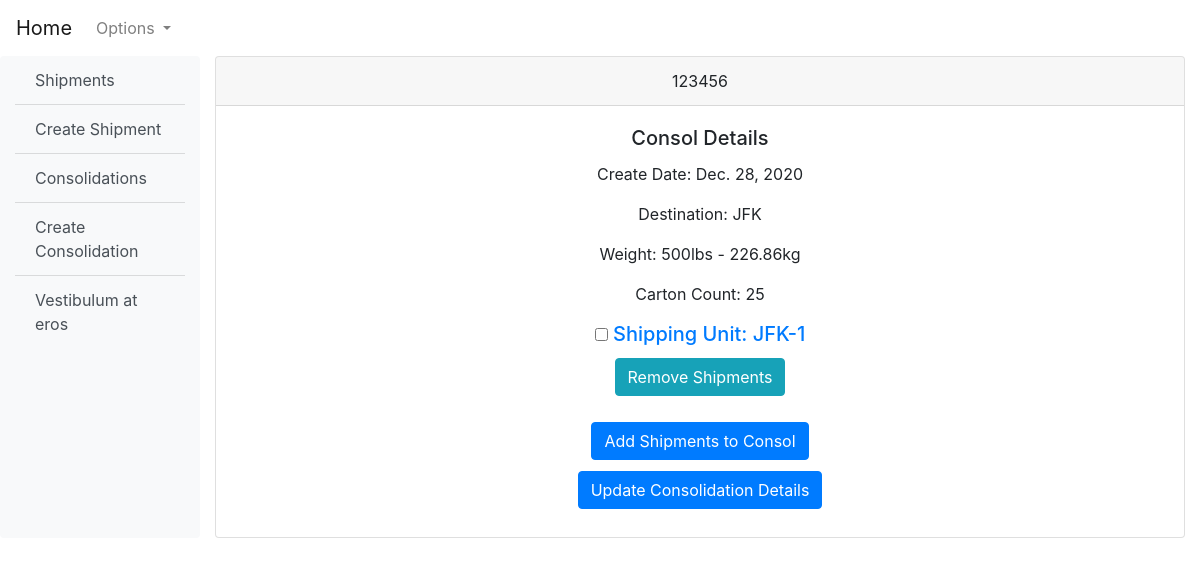
Page /shipments/consolidation/123456/ on the earlier database version.
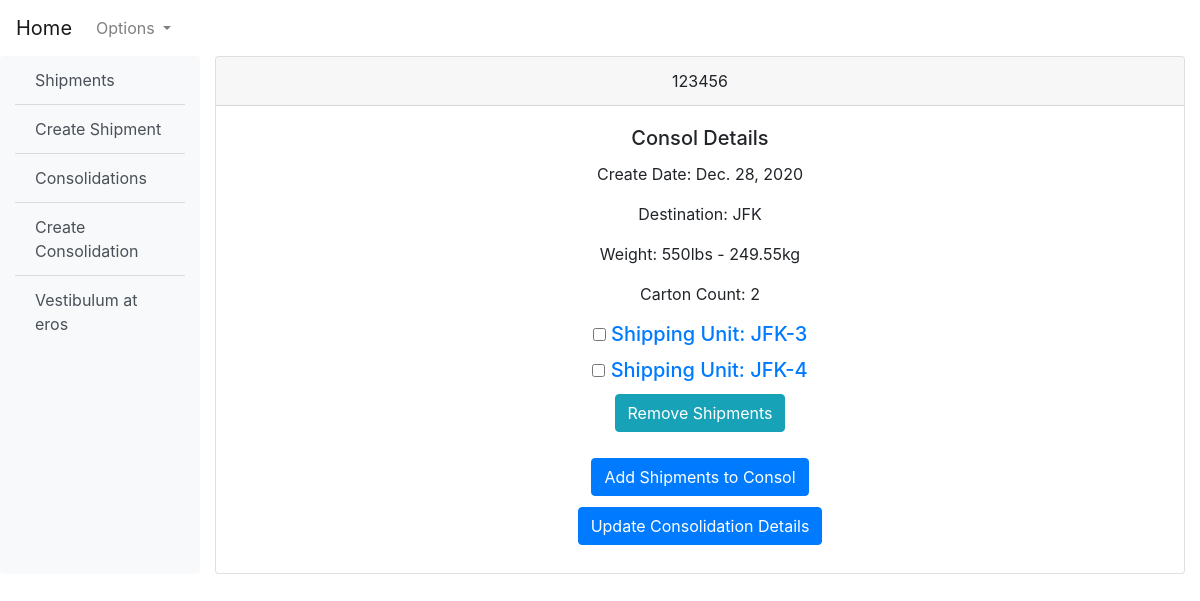
Same page on the later database version.
### shipments/models.py (models this page shows, shortened)
class Consols(models.Model):
    create_date = models.DateField(auto_now_add=True)
    mawb = models.CharField(max_length=13, primary_key=True)
    cutoff = models.DateField()
    destination = models.CharField(max_length=4)
    shipment_status = models.BooleanField(default=False)
    class Meta:
        verbose_name = "Consol"
    def consol_weight(self):
        total_weight = self.mawbs.all().aggregate(models.Sum("gross_weight"))
        if total_weight["gross_weight__sum"]:
            return total_weight["gross_weight__sum"]
        else:
            return 0
    def consol_weight_in_kg(self):
        total_weight = self.mawbs.all().aggregate(models.Sum("gross_weight"))
        if total_weight["gross_weight__sum"]:
            return round(total_weight.get("gross_weight__sum", 0) / 2.204, 2)
        else:
            return 0
    def consol_cartons(self):
        total_carton = self.mawbs.all().aggregate(models.Sum("unit_count"))
        return total_carton.get("unit_count__sum", 0)

class ShippingUnits(models.Model):
    LOCATIONS = (
        ("JFK", "JFK"),
        ("LAX", "LAX"),
        ("ORD", "ORD"),
    )
    SHIPMENT_STATUSES = (
        ("not_ready", "Not Ready"),
        ("ready", "Ready"),
        ("completed", "Completed"),
        ("issue", "Issue"),
    )
    locations = models.CharField(
        max_length=3, choices=LOCATIONS, default="JFK",
    )
    on_hand = models.AutoField(primary_key=True, editable=False,)
    shipper = models.CharField(max_length=50)
    consignee = models.CharField(max_length=50)
    width = models.PositiveIntegerField()
    length = models.PositiveIntegerField()
    height = models.PositiveIntegerField()
    gross_weight = models.PositiveIntegerField()
    unit_count = models.PositiveIntegerField()
    pallet_count = models.PositiveIntegerField()
    heat_treated_pallet_count = models.PositiveIntegerField()
    remark = models.TextField(null=True, blank=True)
    shipment_status = models.CharField(
        max_length=15, choices=SHIPMENT_STATUSES, default="not_ready",
    )
    create_date = models.DateField(auto_now_add=True)
    release_date = models.DateField(null=True, blank=True)
    hawb = models.CharField(max_length=15, null=True, blank=True)
    mawb = models.ForeignKey(
        Consols,
        on_delete=models.CASCADE,
        related_name="mawbs",
        null=True,
        blank=True,
    )
    user = models.ForeignKey("users.CustomUser", on_delete=models.CASCADE,)
    class Meta:
        ordering = ("on_hand",)
        permissions = (
            ("can_add_shipment", "Can add a shipping unit"),
            ("can_modify", "Can modify a shipment"),
            ("can_release", "Can release a shipment"),
            ("can_delete", "Can erase a shipment from existence"),
        )
        verbose_name = "Shipping Unit"
    def get_absolute_url(self):
        return reverse("shipments:shipment_detail", args=[str(self.on_hand)])
    def identifier(self):
        return str(self.locations) + "-" + str(self.on_hand)

### shipments/views.py (the view)
def consol_detail(request, pk):
    consol = get_object_or_404(Consols, mawb=pk)
    shipments = consol.mawbs.all()
    return render(
        request,
        "shipments/consol_detail.html",
        {"consol": consol, "shipments": shipments,},
    )

### templates/shipments/consol_detail.html (shortened to what this page needs)
{% extends '_base.html' %}
{% block content %}
<div class="card text-center">
    <div class="card-header">
        {{ consol.mawb }}
    </div>
    <div class="card-body">
        <h5 class="card-title">Consol Details</h5>
        <p class="card-text">Create Date: {{ consol.create_date }}</p>
        <p class="card-text">Destination: {{ consol.destination }}</p>
        <p class="card-text">Weight: {{ consol.consol_weight }}lbs - {{ consol.consol_weight_in_kg }}kg</p>
        <p class="card-text">Carton Count: {{ consol.consol_cartons }}</p>
        <form method="POST" action="{% url 'shipments:remove_shipments' consol.pk %}">
            {% for shipment in shipments %}
            <h5 class="card-title"><input type="checkbox" aria-label="Checkbox for following text input"
                    name="onhands[]" value="{{ shipment.on_hand }}">&nbsp;<a
                    href="{{ shipment.get_absolute_url }}">Shipping
                    Unit: {{ shipment.identifier }}</a></h5>
            {% endfor %}
            <input type="submit" name='remove' value="Remove Shipments" class="btn btn-info">
        </form>
        <br>
        <div class="container">
            <h2><a href="{% url 'shipments:add_shipments' consol.pk %}" class="btn btn-primary">Add Shipments to
                    Consol</a>
            </h2>
        </div>
        <h2><a href="{% url 'shipments:update_consol' consol.pk %}" class="btn btn-primary">Update Consolidation
                Details</a>
        </h2>
    </div>
</div>
{% endblock content %}

Differences in the rows shown:
no longer on this page (row edited): ShippingUnits: identifier "JFK-1"
computed for Consols "JFK": consol_weight "500" → "550"; consol_weight_in_kg "226.86" → "249.55"; consol_cartons "25" → "2"
now on this page (row edited): ShippingUnits: identifier "JFK-3"
now on this page (row edited): ShippingUnits: identifier "JFK-4"
